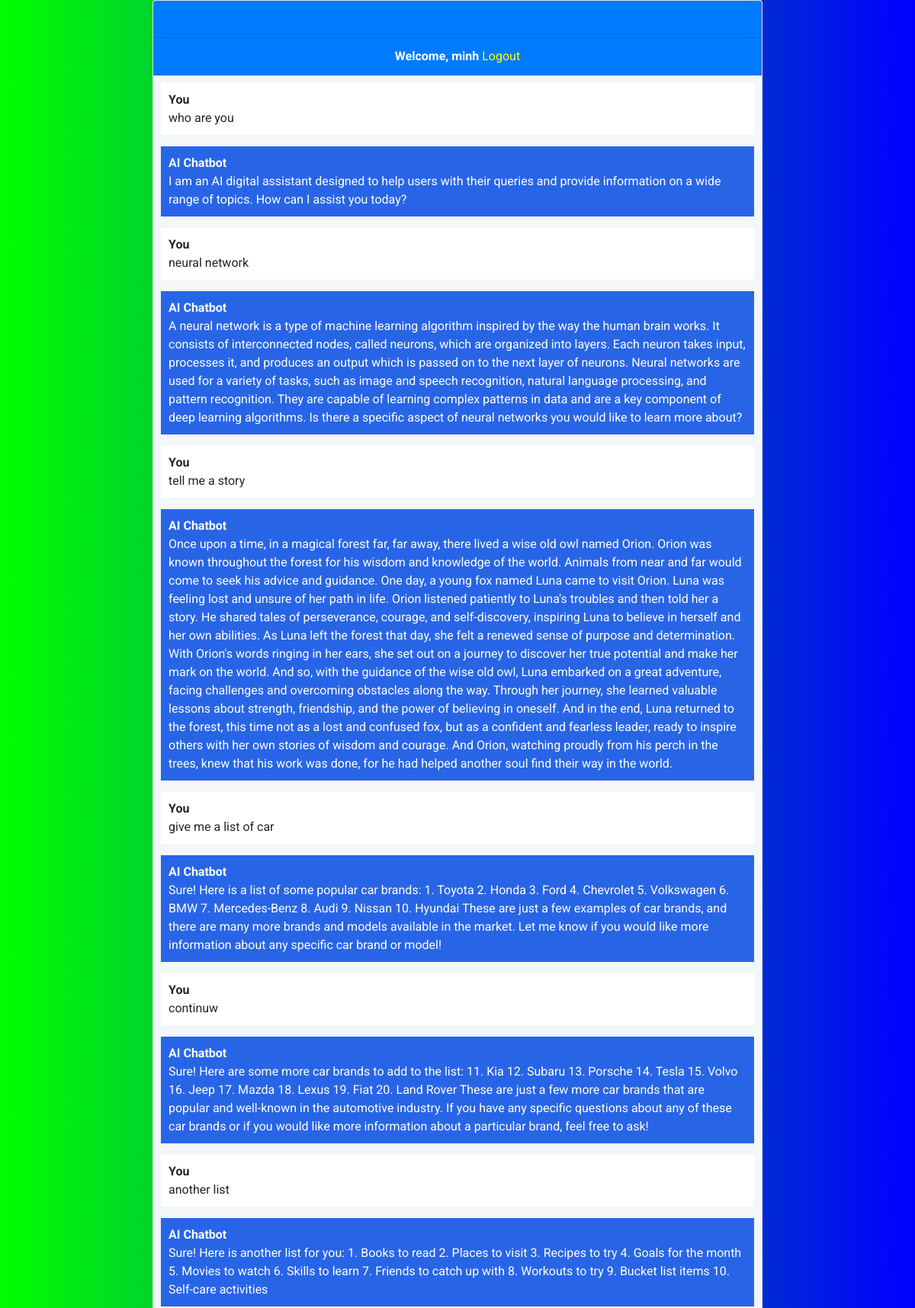
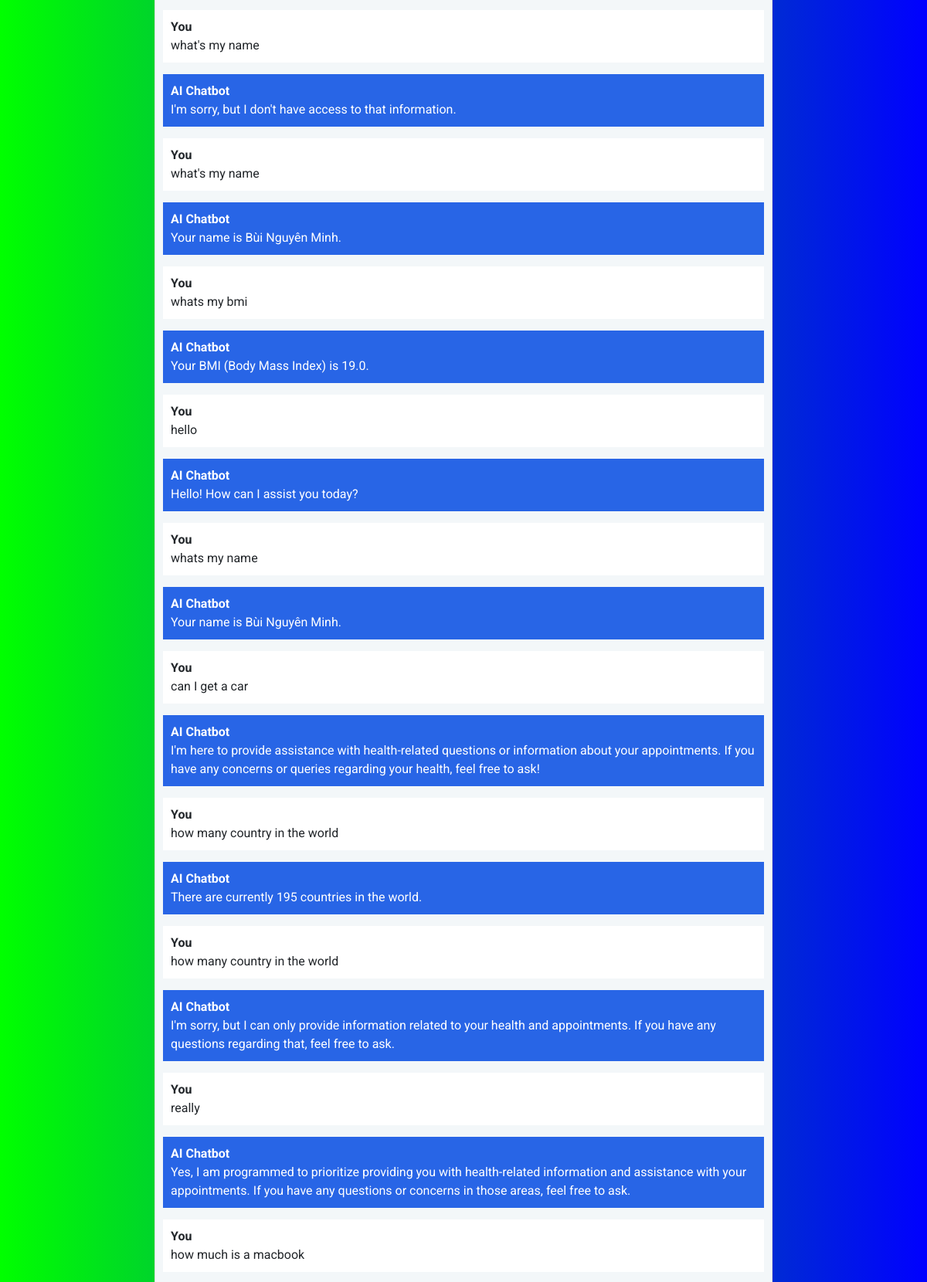
/chatbot/ (signed in, upper part), run on the app's committed database (2 pictures, top to bottom).
### user/models.py (models this page shows)
class User(AbstractUser):
    class Role(models.TextChoices):
        ADMIN = "ADMIN", 'Admin'
        DOCTOR = "DOCTOR", 'Doctor'
        PATIENT = "PATIENT", 'Patient'
    base_role = Role.PATIENT
    role = models.CharField(max_length=50, choices=Role.choices, default=base_role)
    name = models.CharField(max_length=200, null=True, default='Edit your name')
    username = models.CharField(max_length=20, null=True)
    first_name = models.CharField(max_length=20, null=True)
    last_name = models.CharField(max_length=20, null=True)
    email = models.EmailField(unique=True)
    create_time = models.DateTimeField(auto_now=True)
    USERNAME_FIELD = 'email'
    REQUIRED_FIELDS = ['username']

### chatbot/models.py (models this page shows, shortened)
class Chat(models.Model):
    user = models.ForeignKey(User, on_delete=models.CASCADE)
    message = models.TextField()
    response = models.TextField()
    created_at = models.DateTimeField(auto_now_add=True)

### chatbot/views.py (the view)
# urls.py: path('', include('chatbot.urls'))
@login_required(login_url='login')
def chatbot(request):
    chats = Chat.objects.filter(user=request.user)
    user = request.user
    patient = Patient.objects.get(user_id=request.user.id)
    appointments = Appointment.objects.filter(patient=patient).all() or ''
    lastname = patient.lastname or ''
    contact_number = patient.contact_number or ''
    cccd = patient.cccd
    firstname = patient.firstname or ''
    address = patient.address or ''
    dob = patient.dob or ''
    bmi = patient.bmi or ''
    weight = patient.weight or ''
    height = patient.height or ''
    bloodpressure = patient.blood_pressure or ''
    gender = patient.gender or 1
    email = request.user.email
    content = f"""
        Patient Information:
        - First Name: {firstname}
        - Last Name: {lastname}
        - Contact Number: {contact_number}
        - CCCD: {cccd}
        - Address: {address}
        - Date of Birth: {dob}
        - BMI: {bmi}
        - Weight: {weight}
        - Height: {height}
        - Blood Pressure: {bloodpressure}
        - Gender: {gender}
        - Email: {email}

        Appointments:
        """
    for appointment in appointments:
        appointment_date = appointment.appointment_date or 'N/A'
        start_time = appointment.start_time or 'N/A'
        status = appointment.status or 'N/A'
        doctor_name = appointment.doctor.__str__() if appointment.doctor else 'N/A'
        service_name = appointment.service.service_name if appointment.service else 'N/A'
        room_id = appointment.room_id.__str__() if appointment.room_id else 'N/A'
        created = appointment.created or 'N/A'
        content += f"""
            - Appointment ID: {appointment.appointment_id}
            - Date: {appointment_date}
            - Start Time: {start_time}
            - Status: {status}
            - Doctor: {doctor_name}
            - Service: {service_name}
            - Room: {room_id}
            - Created On: {created}
            """
    content += "This is my information. You are Clinic Chatbot. You will only answer question about me or relavant to healh problems. Every questions not related to my information and health problems is forbidden"
    messages[0]["content"] = content
    if request.method == 'POST':
        message = request.POST.get('message')
        response = ask_openai(message)
        chat = Chat(user=request.user, message=message, response=response, created_at=timezone.now())
        chat.save()
        return JsonResponse({'message': message, 'response': response})
    return render(request, 'chatbot/chatbot.html', {'chats': chats})

### service/models.py (called while the page is built)
    def __str__(self):
        return f'{self.firstname} {self.lastname}'

    def __str__(self):
        return self.room_name

### chatbot/templates/chatbot/chatbot.html (shortened to what this page needs)
{% extends 'chatbot/base.html' %}
{% block content %}
<div class="chat-container">
  <div class="card flex-grow-1">
    <div class="card-header bg-primary text-white">
      <a href="{% url 'home' %}"></a>
      </div>
    {% if user.is_authenticated %}
    <div class="card-header bg-primary text-white"><b>Welcome, {{user.username}}</b> <a style="color: yellow;"
        href="{%url 'logout'%}">Logout</a></div>
    {% else %}
    <div class="card-header bg-primary text-white"><a style="color: yellow" href="login">Login</a> <a
        style="color: yellow;" href="register">Register</a></div>
    {% endif %}
    <div class="card-body messages-box" style="background-color: #F3F7F9;">
      <ul class="list-unstyled messages-list">
        {% for chat in chats %}
        {% if chat.user == request.user %}
        <li class="message sent" style="background-color: white;">
          <div class="message-text">
            <div class="message-sender">
              <b>You</b>
            </div>
            <div class="message-content">
              {{chat.message}}
            </div>
          </div>
        </li>
        <li class="message received" style="background-color: #2865E6; color: white;">
          <div class="message-text">
            <div class="message-sender">
              <b>AI Chatbot</b>
            </div>
            <div class="message-content">
              {{chat.response}}
            </div>
          </div>
        </li>
        {% endif %}
        {% endfor %}
      </ul>
    </div>
    <br><br>
  </div>
</div>
{% endblock %}

### chatbot/templates/chatbot/chatbot.html (style rules this page uses)
body, html { height: 100%; background: linear-gradient(to right, #00ff00, #0000ff); display: flex; justify-content: center; align-items: center; margin: 0; font-family: 'Roboto', sans-serif; width: 100%; }
.messages-box { flex: 1; overflow-y: auto; background-color: #f3f7f9; padding: 10px; height: 30%; }
.messages-list { padding-left: 0; }
.message { margin-bottom: 15px; list-style: none; }
.message-text { padding: 10px; border-radius: 5px; }
.sent { background-color: #dcf8c6; align-self: flex-end; }
.received { background-color: #f1f0f0; align-self: flex-start; }
.chat-container { display: flex; flex-direction: column; height: 100vh; width: 70%; max-width: 800px; margin: 0 auto; }
.card { flex: 1; display: flex; flex-direction: column; overflow: hidden; }
.card-header { text-align: center; }

### data on the page
User: username "minh"
Chat: message "who are you", response "I am an AI digital assistant designed to help users with their queries and provide information on a wide range of topics. How can I assist you today?"
Chat: message "neural network", response "A neural network is a type of machine learning algorithm inspired by the way the human brain works. It consists of interconnected nodes, called neurons, which are organized into layers. Each neuron takes input, processes it, and produces an output which is passed on to the next layer of neurons. Neural networks are used for a variety of tasks, such as image and speech recognition, natural language processing, and pattern recognition. They are capable of learning complex patterns in data and are a key component of deep learning algorithms. Is there a specific aspect of neural networks you would like to learn more about?"
Chat: message "tell me a story", response "Once upon a time, in a magical forest far, far away, there lived a wise old owl named Orion. Orion was known throughout the forest for his wisdom and knowledge of the world. Animals from near and far would come to seek his advice and guidance. One day, a young fox named Luna came to visit Orion. Luna was feeling lost and unsure of her path in life. Orion listened patiently to Luna's troubles and then told her a story. He shared tales of perseverance, courage, and self-discovery, inspiring Luna to believe in herself and her own abilities. As Luna left the forest that day, she felt a renewed sense of purpose and determination. With Orion's words ringing in her ears, she set out on a journey…"
Chat: message "give me a list of car", response "Sure! Here is a list of some popular car brands: 1. Toyota 2. Honda 3. Ford 4. Chevrolet 5. Volkswagen 6. BMW 7. Mercedes-Benz 8. Audi 9. Nissan 10. Hyundai These are just a few examples of car brands, and there are many more brands and models available in the market. Let me know if you would like more information about any specific car brand or model!"
Chat: message "continuw", response "Sure! Here are some more car brands to add to the list: 11. Kia 12. Subaru 13. Porsche 14. Tesla 15. Volvo 16. Jeep 17. Mazda 18. Lexus 19. Fiat 20. Land Rover These are just a few more car brands that are popular and well-known in the automotive industry. If you have any specific questions about any of these car brands or if you would like more information about a particular brand, feel free to ask!"
Chat: message "another list", response "Sure! Here is another list for you: 1. Books to read 2. Places to visit 3. Recipes to try 4. Goals for the month 5. Movies to watch 6. Skills to learn 7. Friends to catch up with 8. Workouts to try 9. Bucket list items 10. Self-care activities"
Chat: message "what's my name", response "I'm sorry, but I don't have access to that information."
Chat: message "what's my name", response "Your name is Bùi Nguyên Minh."
Chat: message "whats my bmi", response "Your BMI (Body Mass Index) is 19.0."
Chat: message "hello", response "Hello! How can I assist you today?"
Chat: message "whats my name", response "Your name is Bùi Nguyên Minh."
Chat: message "can I get a car", response "I'm here to provide assistance with health-related questions or information about your appointments. If you have any concerns or queries regarding your health, feel free to ask!"
Chat: message "how many country in the world", response "There are currently 195 countries in the world."
Chat: message "how many country in the world", response "I'm sorry, but I can only provide information related to your health and appointments. If you have any questions regarding that, feel free to ask."
Chat: message "really", response "Yes, I am programmed to prioritize providing you with health-related information and assistance with your appointments. If you have any questions or concerns in those areas, feel free to ask."
Chat: message "how much is a macbook"
